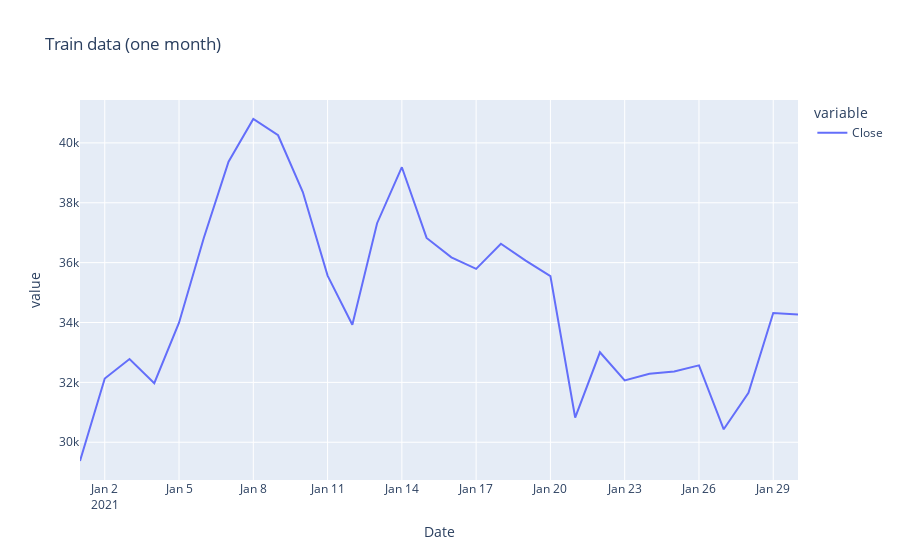

The code cell stored with this chart in its notebook:
### Markdown cell above
See train data

### Code cell
fig = px.line(train_df,title='Train data (one month)')
fig.show("png")

### Figure 1 — Plotly figure (JSON) as saved in the notebook; plotly's stock layout.template omitted (floating-point values rounded to 4 significant figures)
{"data": [{"hovertemplate": "variable=Close<br>Date=%{x}<br>value=%{y}<extra></extra>", "legendgroup": "Close", "line": {"color": "#636efa", "dash": "solid"}, "marker": {"symbol": "circle"}, "mode": "lines", "name": "Close", "orientation": "v", "showlegend": true, "type": "scatter", "x": ["2021-01-01T00:00:00", "2021-01-02T00:00:00", "2021-01-03T00:00:00", "2021-01-04T00:00:00", "2021-01-05T00:00:00", "2021-01-06T00:00:00", "2021-01-07T00:00:00", "2021-01-08T00:00:00", "2021-01-09T00:00:00", "2021-01-10T00:00:00", "2021-01-11T00:00:00", "2021-01-12T00:00:00", "2021-01-13T00:00:00", "2021-01-14T00:00:00", "2021-01-15T00:00:00", "2021-01-16T00:00:00", "2021-01-17T00:00:00", "2021-01-18T00:00:00", "2021-01-19T00:00:00", "2021-01-20T00:00:00", "2021-01-21T00:00:00", "2021-01-22T00:00:00", "2021-01-23T00:00:00", "2021-01-24T00:00:00", "2021-01-25T00:00:00", "2021-01-26T00:00:00", "2021-01-27T00:00:00", "2021-01-28T00:00:00", "2021-01-29T00:00:00", "2021-01-30T00:00:00"], "xaxis": "x", "y": [29370.0, 32130.0, 32780.0, 31970.0, 33990.0, 36820.0, 39370.0, 40800.0, 40250.0, 38360.0, 35570.0, 33920.0, 37320.0, 39190.0, 36830.0, 36180.0, 35790.0, 36630.0, 36070.0, 35550.0, 30830.0, 33010.0, 32070.0, 32290.0, 32370.0, 32570.0, 30430.0, 31650.0, 34320.0, 34270.0], "yaxis": "y"}], "layout": {"legend": {"title": {"text": "variable"}, "tracegroupgap": 0}, "title": {"text": "Train data (one month)"}, "xaxis": {"anchor": "y", "domain": [0, 1], "title": {"text": "Date"}}, "yaxis": {"anchor": "x", "domain": [0, 1], "title": {"text": "value"}}}}
